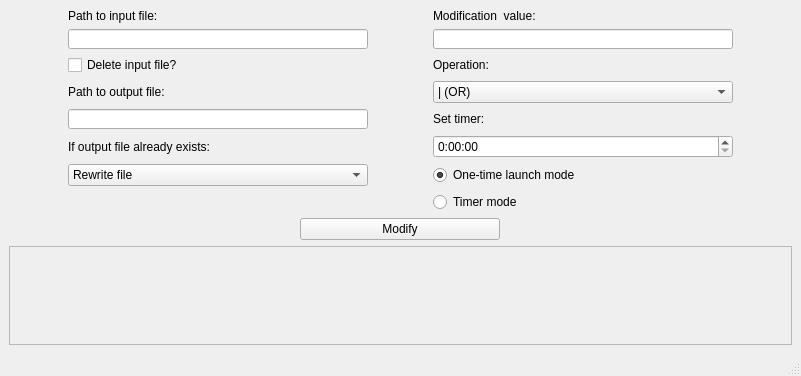
<?xml version="1.0" encoding="UTF-8"?>
<ui version="4.0">
 <class>MainWindow</class>
 <widget class="QMainWindow" name="MainWindow">
  <property name="geometry">
   <rect>
    <x>0</x>
    <y>0</y>
    <width>801</width>
    <height>376</height>
   </rect>
  </property>
  <property name="windowTitle">
   <string>MainWindow</string>
  </property>
  <widget class="QWidget" name="centralwidget">
   <layout class="QGridLayout" name="gridLayout_2">
    <item row="0" column="0">
     <layout class="QGridLayout" name="gridLayout">
      <item row="2" column="0">
       <widget class="QCheckBox" name="deleteCheck">
        <property name="maximumSize">
         <size>
          <width>300</width>
          <height>50</height>
         </size>
        </property>
        <property name="text">
         <string>Delete input file?</string>
        </property>
       </widget>
      </item>
      <item row="6" column="0">
       <widget class="QComboBox" name="filenameModeCB">
        <item>
         <property name="text">
          <string>Rewrite file</string>
         </property>
        </item>
        <item>
         <property name="text">
          <string>Increment name counter</string>
         </property>
        </item>
       </widget>
      </item>
      <item row="4" column="0">
       <widget class="QLineEdit" name="outputLE">
        <property name="maximumSize">
         <size>
          <width>300</width>
          <height>20</height>
         </size>
        </property>
       </widget>
      </item>
      <item row="1" column="1">
       <widget class="QLineEdit" name="modValueLE">
        <property name="maximumSize">
         <size>
          <width>300</width>
          <height>20</height>
         </size>
        </property>
       </widget>
      </item>
      <item row="6" column="1">
       <widget class="QRadioButton" name="onetimeRB">
        <property name="maximumSize">
         <size>
          <width>300</width>
          <height>30</height>
         </size>
        </property>
        <property name="text">
         <string>One-time launch mode</string>
        </property>
        <property name="checked">
         <bool>true</bool>
        </property>
       </widget>
      </item>
      <item row="1" column="0">
       <widget class="QLineEdit" name="inputLE">
        <property name="maximumSize">
         <size>
          <width>300</width>
          <height>20</height>
         </size>
        </property>
       </widget>
      </item>
      <item row="3" column="1">
       <widget class="QComboBox" name="operatorCB">
        <item>
         <property name="text">
          <string>| (OR)</string>
         </property>
        </item>
        <item>
         <property name="text">
          <string>&amp; (AND)</string>
         </property>
        </item>
        <item>
         <property name="text">
          <string>^ (XOR)</string>
         </property>
        </item>
        <item>
         <property name="text">
          <string>&lt;&lt; (Left shift)</string>
         </property>
        </item>
        <item>
         <property name="text">
          <string>&gt;&gt; (Right shift)</string>
         </property>
        </item>
       </widget>
      </item>
      <item row="5" column="0">
       <widget class="QLabel" name="label_5">
        <property name="maximumSize">
         <size>
          <width>300</width>
          <height>50</height>
         </size>
        </property>
        <property name="text">
         <string>If output file already exists:</string>
        </property>
       </widget>
      </item>
      <item row="0" column="0">
       <widget class="QLabel" name="label">
        <property name="enabled">
         <bool>true</bool>
        </property>
        <property name="maximumSize">
         <size>
          <width>300</width>
          <height>50</height>
         </size>
        </property>
        <property name="text">
         <string>Path to input file:</string>
        </property>
        <property name="alignment">
         <set>Qt::AlignLeading|Qt::AlignLeft|Qt::AlignVCenter</set>
        </property>
       </widget>
      </item>
      <item row="2" column="1">
       <widget class="QLabel" name="label_4">
        <property name="text">
         <string>Operation:</string>
        </property>
       </widget>
      </item>
      <item row="4" column="1">
       <widget class="QLabel" name="label_6">
        <property name="text">
         <string>Set timer:</string>
        </property>
       </widget>
      </item>
      <item row="0" column="1">
       <widget class="QLabel" name="label_3">
        <property name="maximumSize">
         <size>
          <width>300</width>
          <height>50</height>
         </size>
        </property>
        <property name="text">
         <string>Modification  value:</string>
        </property>
       </widget>
      </item>
      <item row="7" column="1">
       <widget class="QRadioButton" name="timerRB">
        <property name="maximumSize">
         <size>
          <width>300</width>
          <height>30</height>
         </size>
        </property>
        <property name="text">
         <string>Timer mode</string>
        </property>
       </widget>
      </item>
      <item row="3" column="0">
       <widget class="QLabel" name="label_2">
        <property name="maximumSize">
         <size>
          <width>300</width>
          <height>50</height>
         </size>
        </property>
        <property name="text">
         <string>Path to output file:</string>
        </property>
       </widget>
      </item>
      <item row="5" column="1">
       <widget class="QTimeEdit" name="timeEdit">
        <property name="displayFormat">
         <string>H:mm:ss</string>
        </property>
       </widget>
      </item>
     </layout>
    </item>
    <item row="1" column="0">
     <layout class="QGridLayout" name="gridLayout_3">
      <property name="sizeConstraint">
       <enum>QLayout::SetDefaultConstraint</enum>
      </property>
      <property name="leftMargin">
       <number>0</number>
      </property>
      <item row="0" column="0">
       <widget class="QPushButton" name="modifyButton">
        <property name="sizePolicy">
         <sizepolicy hsizetype="Minimum" vsizetype="Minimum">
          <horstretch>0</horstretch>
          <verstretch>0</verstretch>
         </sizepolicy>
        </property>
        <property name="maximumSize">
         <size>
          <width>200</width>
          <height>30</height>
         </size>
        </property>
        <property name="layoutDirection">
         <enum>Qt::LeftToRight</enum>
        </property>
        <property name="text">
         <string>Modify</string>
        </property>
       </widget>
      </item>
     </layout>
    </item>
    <item row="2" column="0">
     <widget class="QScrollArea" name="scrollArea">
      <property name="widgetResizable">
       <bool>true</bool>
      </property>
      <property name="alignment">
       <set>Qt::AlignLeading|Qt::AlignLeft|Qt::AlignTop</set>
      </property>
      <widget class="QWidget" name="scrollAreaWidgetContents">
       <property name="geometry">
        <rect>
         <x>0</x>
         <y>0</y>
         <width>781</width>
         <height>69</height>
        </rect>
       </property>
       <property name="sizePolicy">
        <sizepolicy hsizetype="Preferred" vsizetype="Preferred">
         <horstretch>0</horstretch>
         <verstretch>0</verstretch>
        </sizepolicy>
       </property>
       <layout class="QGridLayout" name="gridLayout_4">
        <item row="0" column="0">
         <layout class="QVBoxLayout" name="verticalLayout">
          <property name="sizeConstraint">
           <enum>QLayout::SetFixedSize</enum>
          </property>
         </layout>
        </item>
       </layout>
      </widget>
     </widget>
    </item>
   </layout>
  </widget>
  <widget class="QMenuBar" name="menubar">
   <property name="geometry">
    <rect>
     <x>0</x>
     <y>0</y>
     <width>801</width>
     <height>22</height>
    </rect>
   </property>
  </widget>
  <widget class="QStatusBar" name="statusbar"/>
 </widget>
 <resources/>
 <connections/>
</ui>
